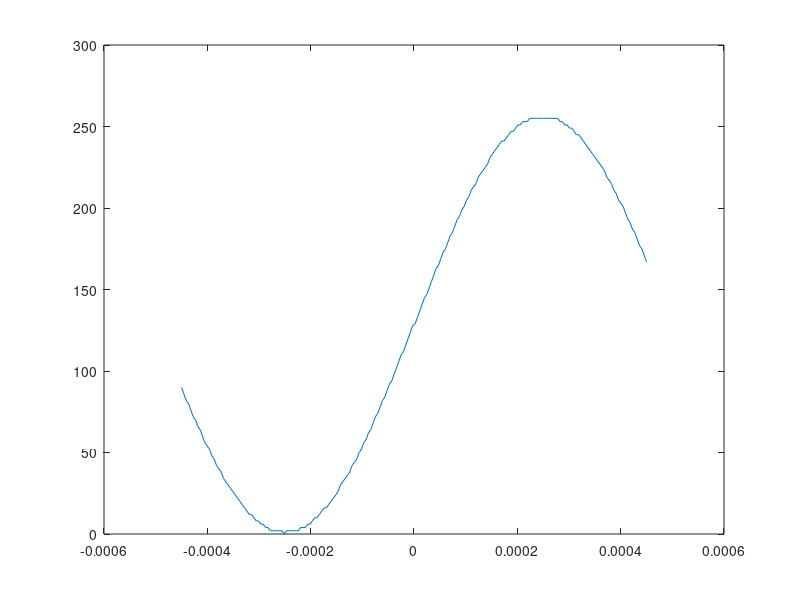

Here is the MATLAB script that generated this plot:
%Starting
Ts=0.00045;
n=linspace(-1,1,200);
sig=5*sin(2*pi*1000*n*Ts);
% figure
maxsig=max(sig); %signal max
interv=2*maxsig/(128); %interval length for 8 levels resolution mp
u=maxsig+interv; %size of codebook 1 more than partition
partition = -maxsig:interv:maxsig; 
codebook = -maxsig:interv:u;

% disp(codebook);
% disp(interv);
% disp(u);
disp((codebook));
% disp(size(codebook));
% disp((partition));
[index,quants] = quantiz(sig,partition,codebook); % Quantize.
% disp(quants);
encode = uencode(quants,8,5); %encode these values as 0 or 1
plot(n*Ts,encode);
% plot(n*Ts,sig,'-',n*Ts,quants,'-');
% legend('Original signal','Quantized signal');